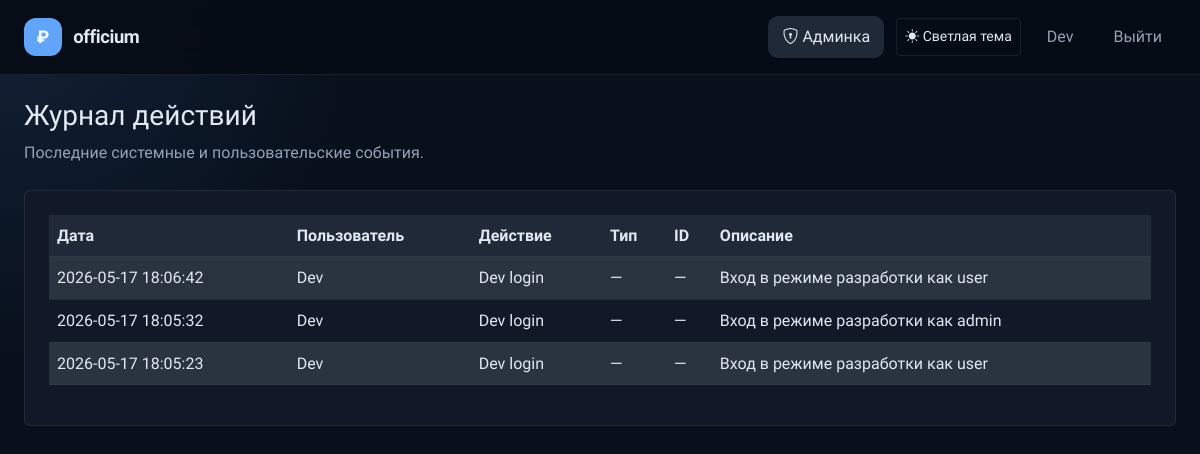
/admin/logs (signed in), run on an earlier commit of the app's database.
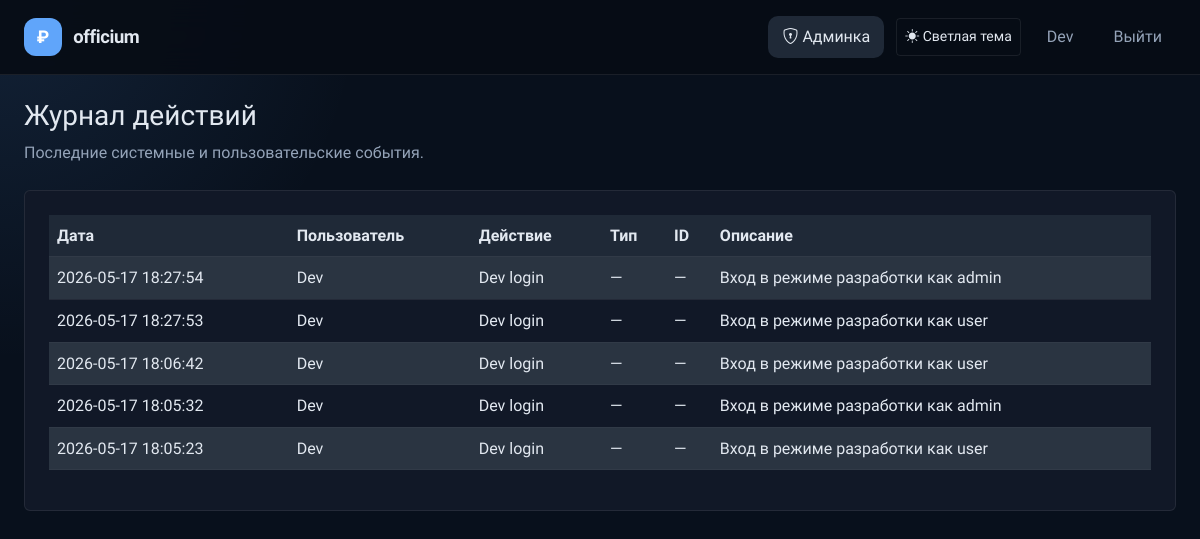
And on a later commit of the database.
### app/models.py (models this page shows, shortened)
class User(UserMixin, db.Model):
    __tablename__ = 'users'
    id = db.Column(db.Integer, primary_key=True)
    telegram_id = db.Column(db.BigInteger, unique=True, nullable=False)
    username = db.Column(db.String(80), nullable=True)
    first_name = db.Column(db.String(100), nullable=True)
    last_name = db.Column(db.String(100), nullable=True)
    photo_url = db.Column(db.String(255), nullable=True)
    auth_date = db.Column(db.DateTime, nullable=True)
    created_at = db.Column(db.DateTime, default=datetime.utcnow, nullable=False)
    role = db.Column(db.Enum('user', 'admin', 'superadmin'), nullable=False, default='user')
    is_blocked = db.Column(db.Boolean, default=False, nullable=False)
    last_login_ip = db.Column(db.String(100), nullable=True)
    last_user_agent = db.Column(db.Text, nullable=True)
    login_count = db.Column(db.Integer, default=0, nullable=False)
    google_id = db.Column(db.String(50), unique=True, nullable=True)
    email = db.Column(db.String(120), nullable=True, index=True)
    avatar_url = db.Column(db.String(255), nullable=True)
    debts = db.relationship('Debt', back_populates='user', lazy=True, cascade='all, delete-orphan')
    incomes = db.relationship('Income', back_populates='user', lazy=True, cascade='all, delete-orphan')
    expenses = db.relationship('Expense', back_populates='user', lazy=True, cascade='all, delete-orphan')
    activity_logs = db.relationship('ActivityLog', back_populates='user', lazy=True, cascade='all, delete-orphan')
    @property
    def is_admin(self):
        return self.role in ('admin', 'superadmin')

class ActivityLog(db.Model):
    __tablename__ = 'activity_logs'
    id = db.Column(db.Integer, primary_key=True)
    user_id = db.Column(db.Integer, db.ForeignKey('users.id'), nullable=True)
    action = db.Column(db.String(100), nullable=False)
    entity_type = db.Column(db.String(50), nullable=True)
    entity_id = db.Column(db.Integer, nullable=True)
    description = db.Column(db.Text, nullable=True)
    ip_address = db.Column(db.String(100), nullable=True)
    user_agent = db.Column(db.Text, nullable=True)
    created_at = db.Column(db.DateTime, default=datetime.utcnow)
    user = db.relationship('User', back_populates='activity_logs')

### app/routes/admin.py (the view)
    @app.route('/admin/logs')
    @admin_required
    def admin_logs():
        logs = ActivityLog.query.order_by(ActivityLog.created_at.desc()).limit(100).all()
        return render_template('admin_logs.html', logs=logs)

### app/utils.py (called while the page is built)
def get_setting(key, default=None):
    try:
        setting = AppSetting.query.filter_by(key=key).first()
        return setting.value if setting else default
    except Exception:
        return default

def get_dictionary_values(dictionary_type):
    try:
        entries = DictionaryEntry.query.filter_by(dictionary_type=dictionary_type, is_active=True).order_by(DictionaryEntry.value.asc()).all()
        return [entry.value for entry in entries]
    except Exception:
        return []

def admin_required(view):
    @wraps(view)
    def wrapper(*args, **kwargs):
        if not getattr(current_user, 'is_authenticated', False) or not getattr(current_user, 'is_admin', False):
            return redirect(url_for('index'))
        return view(*args, **kwargs)
    return wrapper

### templates/admin_logs.html (shortened to what this page needs)
{% extends 'base.html' %}
{% block content %}
<div class="mb-4">
    <h1 class="h3">Журнал действий</h1>
    <p class="text-muted">Последние системные и пользовательские события.</p>
</div>
<div class="card p-4">
    <div class="table-responsive">
        <table class="table table-striped align-middle">
            <thead>
                <tr>
                    <th>Дата</th>
                    <th>Пользователь</th>
                    <th>Действие</th>
                    <th>Тип</th>
                    <th>ID</th>
                    <th>Описание</th>
                </tr>
            </thead>
            <tbody>
                {% for log in logs %}
                <tr>
                    <td>{{ log.created_at.strftime('%Y-%m-%d %H:%M:%S') }}</td>
                    <td>{{ log.user.first_name or log.user.username if log.user else 'Система' }}</td>
                    <td>{{ log.action }}</td>
                    <td>{{ log.entity_type or '—' }}</td>
                    <td>{{ log.entity_id or '—' }}</td>
                    <td>{{ log.description or '—' }}</td>
                </tr>
                {% else %}
                <tr>
                    <td colspan="6" class="text-center text-muted">Нет записей.</td>
                </tr>
                {% endfor %}
            </tbody>
        </table>
    </div>
</div>
{% endblock %}

### templates/base.html (shortened to what this page needs)
<!DOCTYPE html>
<html lang="ru" data-theme="dark" data-bs-theme="dark">
<head>
    <link href="https://cdn.jsdelivr.net/npm/bootstrap@5.3.2/dist/css/bootstrap.min.css" rel="stylesheet">
    <link href="https://cdn.jsdelivr.net/npm/bootstrap-icons@1.11.3/font/bootstrap-icons.css" rel="stylesheet">
    <link href="{{ url_for('static', filename='css/style.css') }}" rel="stylesheet">
</head>
<body>
<nav class="navbar navbar-expand-lg">
    <div class="container-fluid px-4">
        <a class="navbar-brand" href="/">
            <span class="brand-icon">₽</span>
            <span class="brand-text">{{ app_name }}</span>
        </a>
        <div class="collapse navbar-collapse" id="navbarNav">
            <ul class="navbar-nav ms-auto align-items-center gap-1">
                {% set show_user_nav = not (current_user.is_authenticated and current_user.is_admin and request.path.startswith('/admin')) %}
                {% if current_user.is_authenticated and current_user.is_admin %}
                <li class="nav-item">
                    <a class="nav-link {% if request.path.startswith('/admin') %}active{% endif %}" href="{{ url_for('admin_dashboard') }}">
                        <i class="bi bi-shield-lock me-1"></i>Админка
                    </a>
                </li>
                {% endif %}
                <li class="nav-item ms-2">
                    <button id="themeToggleBtn" class="btn btn-outline-secondary btn-sm" type="button" aria-label="Переключить тему"></button>
                </li>
                <li class="nav-item ms-2">
                    {% if current_user.is_authenticated %}
                    <span class="nav-link disabled pe-0">{{ current_user.first_name or current_user.username or 'Пользователь' }}</span>
                    {% endif %}
                </li>
                <li class="nav-item ms-2">
                    {% if current_user.is_authenticated %}
                    <a class="nav-link" href="{{ url_for('logout') }}">Выйти</a>
                    {% else %}
                    <a class="nav-link" href="{{ url_for('login') }}">Войти</a>
                    {% endif %}
                </li>
            </ul>
        </div>
    </div>
</nav>
<main class="app-main container-fluid px-4 py-4">
    {% block content %}{% endblock %}
</main>
</body>
</html>

### static/css/style.css (style rules this page uses)
:root { --bg: #f4f6fb; --bg-card: #ffffff; --bg-card-2: #f8fafc; --border: #d9e2ec; --border-hov: #c1cdd9; --text: #111827; --text-muted: #64748b; --text-dim: #475569; --primary: #2563eb; --primary-dk: #1d4ed8; --success: #16a34a; --warning: #d97706; --danger: #dc2626; --orange: #ea580c; --split-clr: #8b5cf6; --card-radius: 14px; --transition: 0.18s ease; }
:root[data-theme="dark"] { --bg: #08101c; --bg-card: #111827; --bg-card-2: #1f2937; --border: rgba(255,255,255,0.08); --border-hov: rgba(255,255,255,0.18); --text: #e2e8f0; --text-muted: #94a3b8; --text-dim: #cbd5e1; --primary: #60a5fa; --primary-dk: #3b82f6; --success: #34d399; --warning: #fbbf24; --danger: #f87171; --orange: #fb923c; --split-clr: #c084fc; }
* { box-sizing: border-box; }
body { font-family: 'Onest', system-ui, sans-serif; background: radial-gradient(circle at top left, rgba(96,165,250,0.15), transparent 25%), var(--bg); color: var(--text); min-height: 100vh; line-height: 1.6; }
.app-main { max-width: 1320px; margin: 0 auto; padding: 1.5rem 1rem 3rem; }
body, .navbar, .modal-content, .dropdown-menu, .toast, .alert, .table, .table th, .table td, .form-control, .form-select, .form-label, .form-text, .dropdown-item, .page-link, .list-group-item, .card, .card-body, .card-header, .card-footer, .accordion-item, .accordion-button, .accordion-body, .breadcrumb-item { color: var(--text); background: transparent; }
.card { background: var(--bg-card); border: 1px solid var(--border); }
html[data-theme="dark"] { color-scheme: dark; }
html[data-theme="dark"] body { background: radial-gradient(circle at top left, rgba(96,165,250,0.12), transparent 25%), var(--bg); }
html[data-theme="dark"] .text-muted { color: var(--text-muted) !important; }
html[data-theme="dark"] .table, html[data-theme="dark"] .table th, html[data-theme="dark"] .table td { color: var(--text) !important; }
html[data-theme="dark"] .table tbody tr { background: var(--bg-card) !important; }
html[data-theme="dark"] .table.table-striped tbody tr:nth-of-type(odd) { background: var(--bg-card-2) !important; }
a { color: var(--primary); }
.table { background: transparent; color: var(--text); }
.table thead th { background: var(--bg-card-2); color: var(--text); border-color: var(--border); }
.table tbody tr { background: var(--bg-card); }
.table.table-striped tbody tr:nth-of-type(odd) { background-color: var(--bg-card-2); }
.table th, .table td { border-color: var(--border); color: var(--text); }
.navbar { background: rgba(255,255,255,0.85); backdrop-filter: blur(16px); border-bottom: 1px solid var(--border); padding: 0.8rem 0; position: sticky; top: 0; z-index: 1000; }
html[data-theme="dark"] .navbar { background: rgba(7, 12, 21, 0.92); }
.navbar .container-fluid { gap: 0.75rem; }
.navbar-brand { display: inline-flex; align-items: center; gap: 0.7rem; font-weight: 700; }
.brand-icon { display: inline-flex; align-items: center; justify-content: center; width: 38px; height: 38px; background: var(--primary); border-radius: 12px; font-weight: 800; font-size: 1.1rem; color: #fff; }
.brand-text { font-weight: 700; font-size: 1.15rem; color: var(--text); letter-spacing: -0.02em; }
.nav-link { color: var(--text-muted) !important; font-weight: 500; border-radius: 10px; padding: 8px 14px !important; transition: var(--transition); }
.nav-link:hover, .nav-link.active { color: var(--text) !important; background: var(--bg-card-2); }
.navbar-nav { align-items: center; }
.navbar .btn { min-height: 38px; }
.app-main { padding-top: 2.5rem; }
.btn-outline-primary, .btn-outline-secondary, .btn-outline-success, .btn-outline-danger, .btn-outline-warning, .btn-outline-info, .btn-outline-dark, .btn-outline-light { color: var(--text); background: transparent; border-color: var(--border); transition: var(--transition); }

What changed in the data, as far as the page shows it:
added ActivityLog: created_at "2026-05-17 18:27:54", user "Dev", action "Dev login", entity_type "—", entity_id "—", description "Вход в режиме разработки как admin"
added ActivityLog: created_at "2026-05-17 18:27:53", user "Dev", action "Dev login", entity_type "—", entity_id "—", description "Вход в режиме разработки как user"
